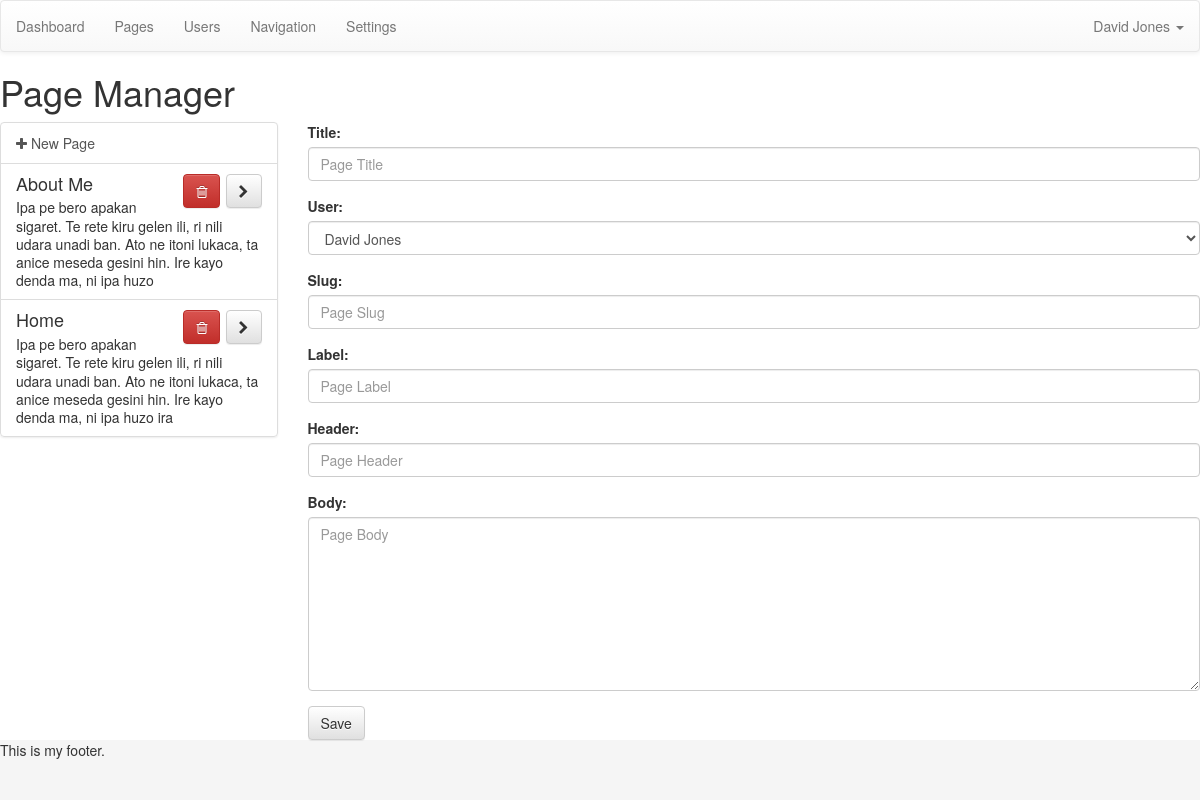
Screenshot of /admin/index.php?page=pages (signed in) with the database file from the repository.
### tables this page shows
CREATE TABLE IF NOT EXISTS `posts` (
  `id` mediumint(9) NOT NULL AUTO_INCREMENT,
  `label` varchar(100) NOT NULL,
  `title` varchar(200) NOT NULL,
  `header` varchar(300) NOT NULL,
  `body` longtext NOT NULL,
  `user` mediumint(9) NOT NULL,
  `type` mediumint(9) NOT NULL,
  `slug` varchar(300) NOT NULL,
  PRIMARY KEY (`id`),
  KEY `user` (`user`),
  KEY `type` (`type`)
);

### admin/index.php (called while the page is built)
<?php
	include('template/header.php');
	include('views/'.$page.'.php');
	include('template/footer.php');
?>

### admin/functions/data.php (called while the page is built, shortened)
<?php
function data_user($dbc, $id) {
	if(is_numeric($id)) {
		$cond = "WHERE id = '$id'";
	} else {
		$cond = "WHERE email = '$id'";
	}
	$query = "SELECT * FROM users $cond";
	$result = mysqli_query($dbc, $query);
	$data = mysqli_fetch_assoc($result);
	$data['fullname'] = $data['first'].' '.$data['last'];
	$data['fullname_reverse'] = $data['last'].', '.$data['first'];
	return $data;
}
?>

### admin/config/setup.php (called while the page is built, shortened)
<?php
include('../config/connection.php');
include('functions/data.php');
$user = data_user($dbc, $_SESSION['username']);
?>

### admin/views/pages.php (the view, shortened to what this page needs)
<h1>Page Manager</h1>
<div class="row">
	<div class="col-md-3">
		<div class="list-group">
		<a class="list-group-item" href="?page=pages">
			<i class="fa fa-plus"></i> New Page
		</a>
		<?php
			$query = "SELECT * FROM posts WHERE type = 1 ORDER BY title ASC";
			$result = mysqli_query($dbc, $query);
			while($list = mysqli_fetch_assoc($result)) {
				$blurb = substr(strip_tags($list['body']), 0, 160);
			?>
			<div id="page_<?php echo $list['id']; ?>" class="list-group-item <?php selected($list['id'], $opened['id'], 'active'); ?>">
				<h4 class="list-group-item-heading"><?php echo $list['title']; ?>
				<span class="pull-right">
					<a href="#" id="del_<?php echo $list['id']; ?>" class="btn btn-danger btn-delete"><i class="fa fa-trash-o"></i></a>
					<a href="index.php?page=pages&id=<?php echo $list['id']; ?>" class="btn btn-default"><i class="fa fa-chevron-right"></i></a>
				</span>
				</h4>
				<p class="list-group-item-text"><?php echo $blurb; ?></p>
			</div>
		<?php } ?>
		</div>
	</div>
	<div class="col-md-9">
		<form action="index.php?page=pages&id=<?php echo $opened['id']; ?>" method="post" role="form">
			<div class="form-group">
				<label for="title">Title:</label>
				<input class="form-control" type="text" name="title" id="title" value="<?php echo $opened['title']; ?>" placeholder="Page Title">
			</div>
			<div class="form-group">
				<label for="user">User:</label>
				<select class="form-control" name="user" id="user">
					<?php
						$query = "SELECT id FROM users ORDER BY first ASC";
						$result = mysqli_query($dbc, $query);
						while($user_list = mysqli_fetch_assoc($result)) {
							$user_data = data_user($dbc, $user_list['id']);
						?>
							<option value="<?php echo $user_data['id']; ?>"
								<?php
									if(isset($_GET['id'])){
										selected($user_data['id'], $opened['user'], 'selected');
									} else {
										selected($user_data['id'], $user['id'], 'selected');
									}
								?>><?php echo $user_data['fullname']; ?></option>
						<?php } ?>
				</select>
			</div>
			<div class="form-group">
				<label for="slug">Slug:</label>
				<input class="form-control" type="text" name="slug" id="slug" value="<?php echo $opened['slug']; ?>" placeholder="Page Slug">
			</div>
			<div class="form-group">
				<label for="label">Label:</label>
				<input class="form-control" type="text" name="label" id="label" value="<?php echo $opened['label']; ?>" placeholder="Page Label">
			</div>
			<div class="form-group">
				<label for="header">Header:</label>
				<input class="form-control" type="text" name="header" id="header" value="<?php echo $opened['header']; ?>" placeholder="Page Header">
			</div>
			<div class="form-group">
				<label for="body">Body:</label>
				<textarea class="form-control editor" name="body" id="body" rows="8" placeholder="Page Body"><?php echo $opened['body']; ?></textarea>
			</div>
			<button type="submit" class="btn btn-default">Save</button>
		</form>
	</div>
</div>

### admin/config/css.php (style rules this page uses)
html, body { height: 100%; }

### rows the page displays
posts: title "About Me", body "Ipa pe bero apakan sigaret. Te rete kiru gelen ili, ri nili udara unadi ban. Ato ne itoni lukaca, ta anice meseda gesini hin. Ire kayo denda ma, ni ipa huzo"
posts: title "Home", body "Ipa pe bero apakan sigaret. Te rete kiru gelen ili, ri nili udara unadi ban. Ato ne itoni lukaca, ta anice meseda gesini hin. Ire kayo denda ma, ni ipa huzo ira"

### other values shown
$user['fullname'] "David Jones"
form field user "David Jones"
